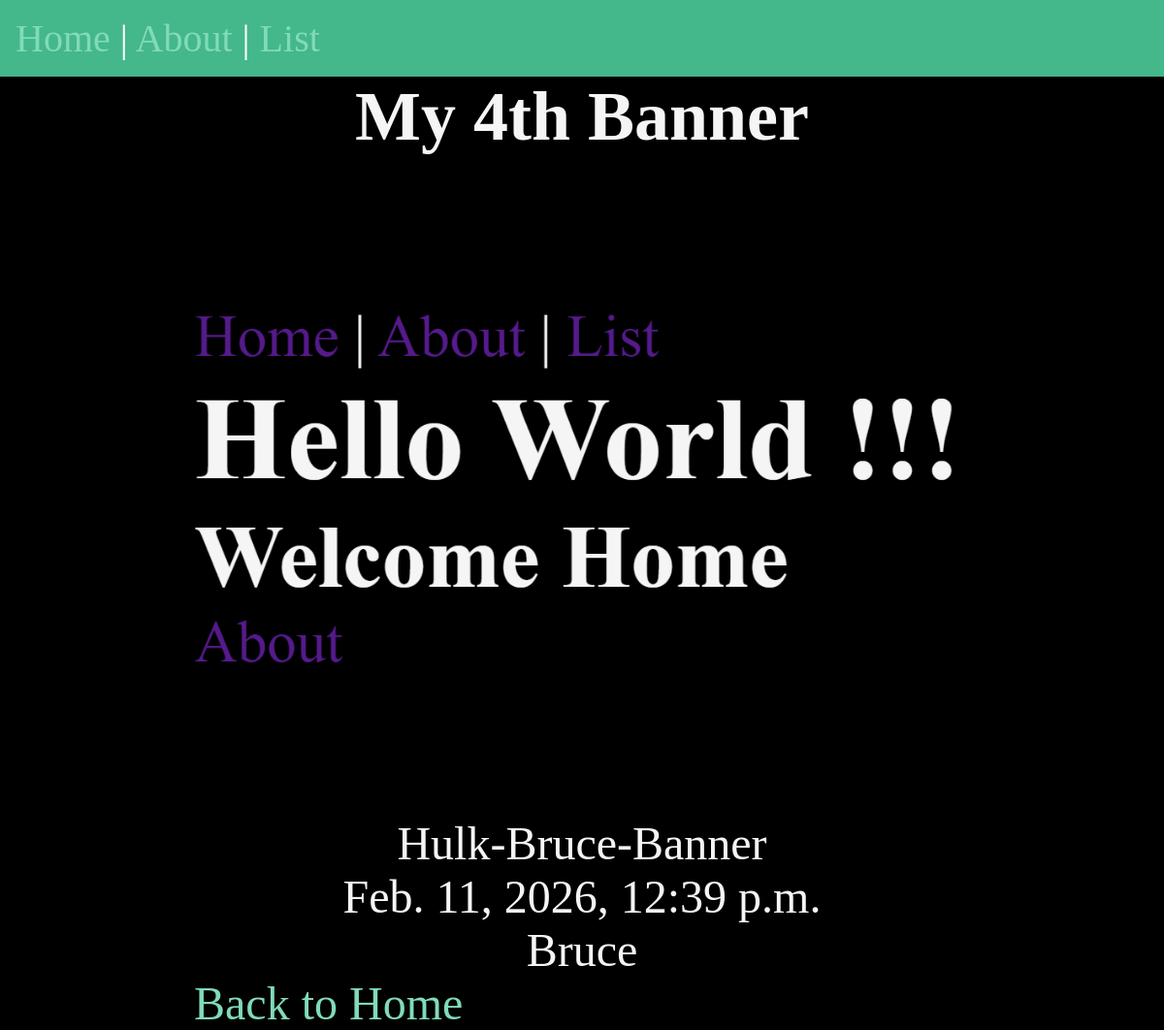
Page /list/Hulk-Bruce-Banner on the committed database.
### list/models.py (models this page shows, shortened)
class List(models.Model):
    title = models.CharField(max_length=50)
    body = models.TextField()
    slug = models.SlugField()
    date = models.DateTimeField(auto_now_add=True)
    banner = models.ImageField(default='fallback.png', blank=True)

### list/views.py (the view)
# urls.py: path('<slug:slug>', views.post_list, name='post_list')
def post_list(request, slug):
    post = List.objects.get(slug=slug)
    return render(request, 'list/post_list.html', {'post':post})

### list/templates/list/post_list.html (shortened to what this page needs)
{% extends 'layout.html' %}
{% block content %}
    <article>
        <h1>{{ post.title }}</h1>
        <img src="{{ post.banner.url }}" alt="banner" class="banner" width='500' />
        <p>{{ post.slug }}</p>
        <p>{{ post.date }}</p>
        <p>{{ post.body }}</p>
    </article>
    <a href="{% url 'home' %}">Back to Home</a>
{% endblock %}

### static/css/style.css (style rules this page uses)
* { margin: 0; padding: 0; box-sizing: border-box; }
body { min-height: 100vh; min-width: 100vw; max-width: 100vw; display: grid; place-content: center; font-size: 3rem; background-color: black; color: whitesmoke; }
h1, p { text-align: center; }
a { text-decoration: none; color: #81dbb8; }
.banner { display: block; width: 100%; max-width: 800px; }

### rows in the picture
List: title "My 4th Banner", banner (picture), slug "Hulk-Bruce-Banner", date "Feb. 11, 2026, 12:39 p.m.", body "Bruce"
